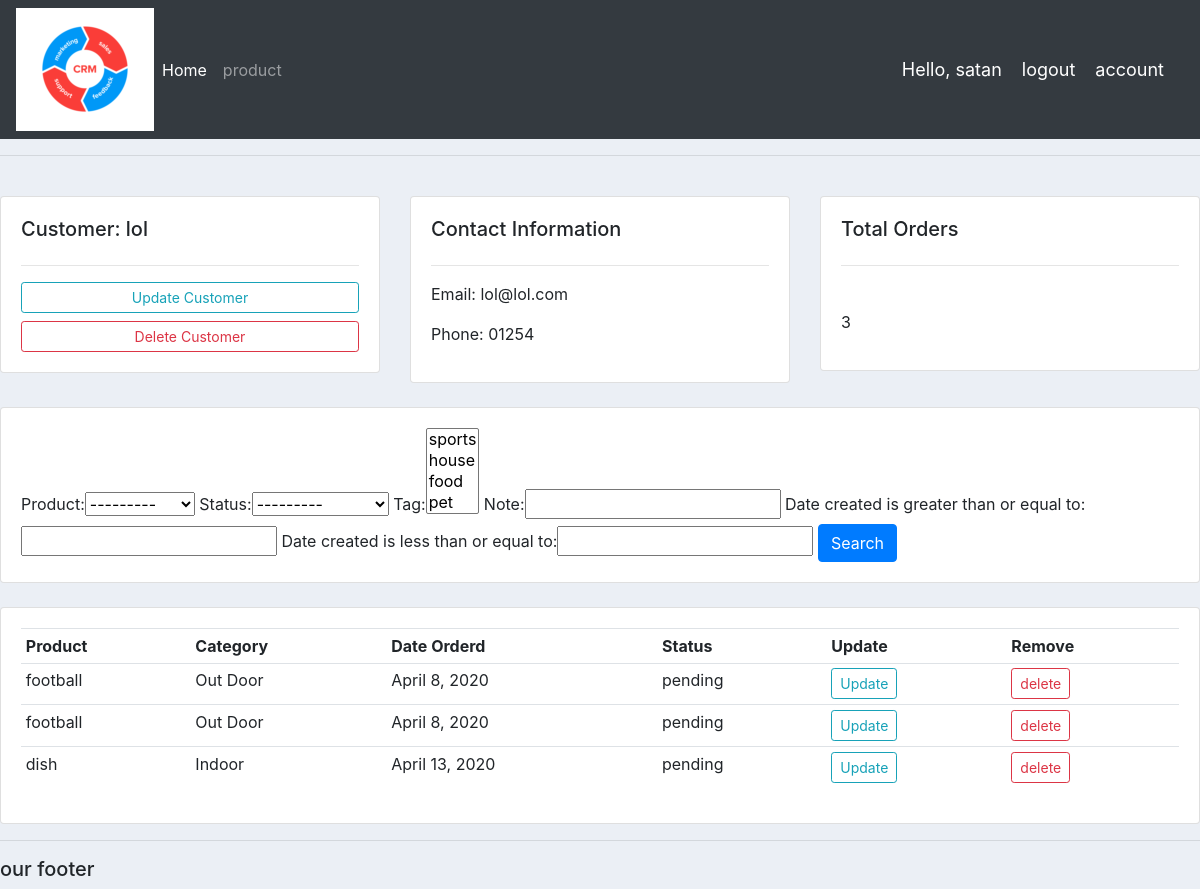
The app's page /customer/1/ (signed in) with its own data.
### accounts/models.py (models this page shows, shortened)
class customer(models.Model):
    user = models.OneToOneField(User,null=True,on_delete=models.CASCADE)
    name = models.CharField(max_length=200 , null = True)
    phone = models.CharField(max_length=200 , null = True )
    email = models.CharField(max_length=200 , null = True)
    profile_pic = models.ImageField(null=True,blank=True, default='default.jpg' )
    date_created = models.DateField(auto_now_add = True)

class order(models.Model):
    STATUS = (
        ('pending' , 'Pending' ),
        ('Out for delivery' ,'out for delivery' ),
        ('Deliverd' , 'Deliverd'),
    )
    customer = models.ForeignKey(customer,null=True,on_delete=models.SET_NULL)
    product = models.ForeignKey(product,null=True,on_delete = models.SET_NULL)
    date_created = models.DateField(auto_now_add = True)
    status = models.CharField(max_length=200 , null = True ,choices=STATUS)
    tag = models.ManyToManyField(tag)
    note = models.CharField(max_length=200 , null = True)

class product(models.Model):
    CATEGORY = (
        ('Indoor' , 'Indoor' ),
        ('Out Door' ,'Out Door' ),
    )
    name = models.CharField(max_length=200 , null = True)
    price = models.FloatField(null=True)
    category = models.CharField(max_length=200 , null = True , choices= CATEGORY)
    description = models.CharField(max_length=200 , null = True)
    date_created = models.DateField(auto_now_add = True)
    def __str__(self):
        return self.name

### accounts/decorators.py (the view)
		def wrapper_func(request, *args, **kwargs):
			group = None
			if request.user.groups.exists():
				group = request.user.groups.all()[0].name
			if group in allowed_roles:
				return view_func(request, *args, **kwargs)
			else:
				return redirect('userpage')

### accounts/models.py (called while the page is built)
    def __str__(self):
        return self.name

### accounts/views.py (called while the page is built)
@login_required(login_url='login')
@allowed_users(allowed_roles=['admin'])
def customer_url(request, obj_id):
    cust = customer.objects.get(id=obj_id)
    orders = cust.order_set.all()
    order_count = orders.count()
    myFilter = OrderFilter(request.GET,queryset=orders)
    orders = myFilter.qs
    ord = cust.order_set.all()
    ord_count = ord.count()
    context = {'customer':cust ,'orders':orders , 'count' : ord_count,'myFilter':myFilter }
    return render(request, 'accounts/customer.html',context)

### accounts/templates/accounts/customer.html
{% extends 'accounts/main.html' %}
{% block content %}
<br>
<div class="row">
	<div class="col-md">
		<div class="card card-body">
			<h5>Customer: {{customer.name}}  </h5>
			<hr>
			<a class="btn btn-outline-info  btn-sm btn-block" href="">Update Customer</a>
			<a class="btn btn-outline-danger  btn-sm btn-block" href="">Delete Customer</a>
		</div>
	</div>
	<div class="col-md">
		<div class="card card-body">
			<h5>Contact Information</h5>
			<hr>
			<p>Email: {{customer.email}}  </p>
			<p>Phone: {{customer.phone}} </p>
		</div>
	</div>
	<div class="col-md">
		<div class="card card-body">
			<h5>Total Orders </h5>
			<hr>
			<h1 style="text-align: center;padding: 10px"></h1>
			<p> {{count}} </p>
		</div>
	</div>
</div>
<br>
<div class="row">
	<div class="col">
		<div class="card card-body">
			<form method="get">
				{{myFilter.form}}
		    <button class="btn btn-primary" type="submit">Search</button>
		  </form>
		</div>
	</div>
</div>
<br>
<div class="row">
	<div class="col-md">
		<div class="card card-body">
			<table class="table table-sm">
				<tr>
					<th>Product</th>
					<th>Category</th>
					<th>Date Orderd</th>
					<th>Status</th>
					<th>Update</th>
					<th>Remove</th>
				</tr>
				{% for i in orders %}
				<tr>
					<td> {{i.product}} </td>
					<td> {{i.product.category}} </td>
					<td> {{i.date_created}} </td>
					<td> {{i.status}} </td>
					<td> <a class="btn btn-sm btn-outline-info" href=" {% url 'update_order' i.id %} "> Update </a> </td>
					<td> <a class="btn btn-sm btn-outline-danger" href=" {% url 'delete_order' i.id %} "> delete </a> </td>
				</tr>
				{% endfor %}
			</table>
		</div>
	</div>
</div>
{% endblock %}

### accounts/templates/accounts/nav.html (shortened to what this page needs)
{% load static %}
<nav class="navbar navbar-expand-lg navbar-dark bg-dark">
    <img src="{% static 'images/test.png' %}" alt="">
    <div class="collapse navbar-collapse" id="navbarNav">
      <ul class="navbar-nav">
        {% if request.user.is_staff %}
        <li class="nav-item active">
          <a class="nav-link" href="{% url 'home' %}">Home <span class="sr-only">(current)</span></a>
        </li>
        <li class="nav-item">
          <a class="nav-link" href="{% url 'product' %}">product</a>
        </li>
          {% endif %}
      </ul>
    </div>
    <span class ="hello-msg" >Hello, {{request.user}} </span>
    <span><a class = "hello-msg" href="{% url 'logout' %}"> logout </a></span>
    <span> <a class="hello-msg" href="{% url 'account' %}"> account </a>  </span>
  </nav>

### static/css/main.css (style rules this page uses)
body { background-color: #ebeff5; }

### accounts/templates/accounts/nav.html (style rules this page uses)
.hello-msg { font-size: 18px; color: #fff; margin-right: 20px; }

### records on screen
customer: name "lol", email "lol@lol.com", phone "01254"
order: product "football", product.category "Out Door", date_created "April 8, 2020", status "pending"
order: product "football", product.category "Out Door", date_created "April 8, 2020", status "pending"
order: product "dish", product.category "Indoor", date_created "April 13, 2020", status "pending"

### other values on screen
{{ request.user }} "satan"
{{ count }} "3"
